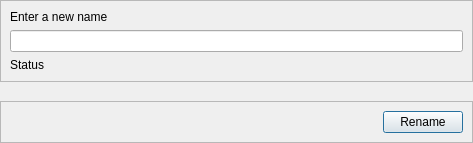
<?xml version="1.0" encoding="UTF-8"?>
<ui version="4.0">
 <class>Dialog</class>
 <widget class="QDialog" name="Dialog">
  <property name="geometry">
   <rect>
    <x>0</x>
    <y>0</y>
    <width>473</width>
    <height>143</height>
   </rect>
  </property>
  <property name="windowTitle">
   <string>Dialog</string>
  </property>
  <layout class="QVBoxLayout" name="verticalLayout_4">
   <property name="leftMargin">
    <number>0</number>
   </property>
   <property name="topMargin">
    <number>0</number>
   </property>
   <property name="rightMargin">
    <number>0</number>
   </property>
   <property name="bottomMargin">
    <number>0</number>
   </property>
   <item>
    <widget class="QFrame" name="frame">
     <property name="frameShape">
      <enum>QFrame::StyledPanel</enum>
     </property>
     <property name="frameShadow">
      <enum>QFrame::Raised</enum>
     </property>
     <layout class="QVBoxLayout" name="verticalLayout_3">
      <item>
       <layout class="QVBoxLayout" name="verticalLayout_2">
        <item>
         <widget class="QLabel" name="lbl_description">
          <property name="text">
           <string>Enter a new name</string>
          </property>
         </widget>
        </item>
        <item>
         <widget class="QLineEdit" name="le_name"/>
        </item>
        <item>
         <widget class="QLabel" name="lbl_status">
          <property name="text">
           <string>Status</string>
          </property>
         </widget>
        </item>
       </layout>
      </item>
     </layout>
    </widget>
   </item>
   <item>
    <spacer name="verticalSpacer">
     <property name="orientation">
      <enum>Qt::Vertical</enum>
     </property>
     <property name="sizeHint" stdset="0">
      <size>
       <width>20</width>
       <height>40</height>
      </size>
     </property>
    </spacer>
   </item>
   <item>
    <widget class="QFrame" name="frame_bottom">
     <property name="frameShape">
      <enum>QFrame::StyledPanel</enum>
     </property>
     <property name="frameShadow">
      <enum>QFrame::Raised</enum>
     </property>
     <layout class="QVBoxLayout" name="verticalLayout">
      <item>
       <layout class="QHBoxLayout" name="horizontalLayout">
        <item>
         <spacer name="horizontalSpacer">
          <property name="orientation">
           <enum>Qt::Horizontal</enum>
          </property>
          <property name="sizeHint" stdset="0">
           <size>
            <width>40</width>
            <height>20</height>
           </size>
          </property>
         </spacer>
        </item>
        <item>
         <widget class="QPushButton" name="btn_rename">
          <property name="text">
           <string>Rename</string>
          </property>
         </widget>
        </item>
       </layout>
      </item>
     </layout>
    </widget>
   </item>
  </layout>
 </widget>
 <resources/>
 <connections/>
</ui>
